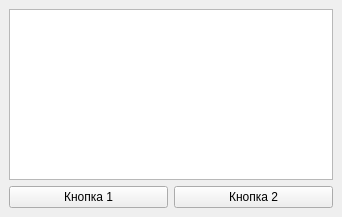
<?xml version="1.0" encoding="UTF-8"?>
<ui version="4.0">
 <class>MainWindow</class>
 <widget class="QMainWindow" name="MainWindow">
  <property name="geometry">
   <rect>
    <x>0</x>
    <y>0</y>
    <width>342</width>
    <height>217</height>
   </rect>
  </property>
  <property name="sizePolicy">
   <sizepolicy hsizetype="Ignored" vsizetype="Ignored">
    <horstretch>0</horstretch>
    <verstretch>0</verstretch>
   </sizepolicy>
  </property>
  <property name="windowTitle">
   <string>MainWindow</string>
  </property>
  <widget class="QWidget" name="centralwidget">
   <layout class="QVBoxLayout" name="verticalLayout">
    <item>
     <widget class="QTextEdit" name="textEdit"/>
    </item>
    <item>
     <layout class="QHBoxLayout" name="horizontalLayout">
      <item>
       <widget class="QPushButton" name="butt1">
        <property name="text">
         <string>Кнопка 1</string>
        </property>
       </widget>
      </item>
      <item>
       <widget class="QPushButton" name="butt2">
        <property name="text">
         <string>Кнопка 2</string>
        </property>
       </widget>
      </item>
     </layout>
    </item>
   </layout>
  </widget>
 </widget>
 <resources/>
 <connections/>
</ui>
